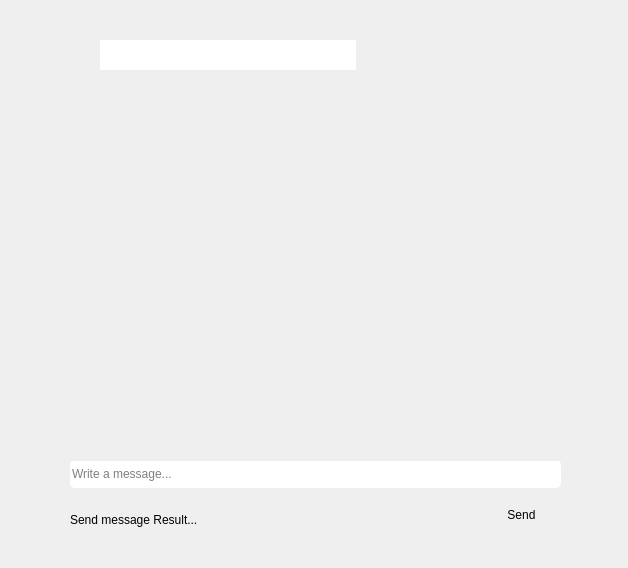
<?xml version="1.0" encoding="UTF-8"?>
<ui version="4.0">
 <class>ChannelChat</class>
 <widget class="QDialog" name="ChannelChat">
  <property name="geometry">
   <rect>
    <x>0</x>
    <y>0</y>
    <width>628</width>
    <height>568</height>
   </rect>
  </property>
  <property name="windowTitle">
   <string>Dialog</string>
  </property>
  <widget class="QLabel" name="sendResult_lbl">
   <property name="geometry">
    <rect>
     <x>70</x>
     <y>510</y>
     <width>401</width>
     <height>20</height>
    </rect>
   </property>
   <property name="styleSheet">
    <string notr="true">font: italic 9pt &quot;Segoe UI&quot;;</string>
   </property>
   <property name="text">
    <string>Send message Result...</string>
   </property>
  </widget>
  <widget class="QPushButton" name="send_pbn">
   <property name="geometry">
    <rect>
     <x>480</x>
     <y>500</y>
     <width>83</width>
     <height>29</height>
    </rect>
   </property>
   <property name="styleSheet">
    <string notr="true">font: 700 9pt &quot;Segoe Script&quot;;
border-radius: 5px;</string>
   </property>
   <property name="text">
    <string>Send</string>
   </property>
  </widget>
  <widget class="QLineEdit" name="messagebar_led">
   <property name="geometry">
    <rect>
     <x>70</x>
     <y>460</y>
     <width>491</width>
     <height>28</height>
    </rect>
   </property>
   <property name="styleSheet">
    <string notr="true">font: 700 9pt &quot;Segoe Script&quot;;
border-radius: 5px;</string>
   </property>
   <property name="placeholderText">
    <string>Write a message...</string>
   </property>
  </widget>
  <widget class="QTextBrowser" name="channelname_led">
   <property name="geometry">
    <rect>
     <x>100</x>
     <y>40</y>
     <width>256</width>
     <height>31</height>
    </rect>
   </property>
   <property name="styleSheet">
    <string notr="true">border-radius: 5px;
font: 700 9pt &quot;Segoe Script&quot;;</string>
   </property>
   <property name="html">
    <string>&lt;!DOCTYPE HTML PUBLIC &quot;-//W3C//DTD HTML 4.0//EN&quot; &quot;http://www.w3.org/TR/REC-html40/strict.dtd&quot;&gt;
&lt;html&gt;&lt;head&gt;&lt;meta name=&quot;qrichtext&quot; content=&quot;1&quot; /&gt;&lt;meta charset=&quot;utf-8&quot; /&gt;&lt;style type=&quot;text/css&quot;&gt;
p, li { white-space: pre-wrap; }
hr { height: 1px; border-width: 0; }
li.unchecked::marker { content: &quot;\2610&quot;; }
li.checked::marker { content: &quot;\2612&quot;; }
&lt;/style&gt;&lt;/head&gt;&lt;body style=&quot; font-family:'Segoe Script'; font-size:9pt; font-weight:700; font-style:normal;&quot;&gt;
&lt;p align=&quot;right&quot; style=&quot;-qt-paragraph-type:empty; margin-top:0px; margin-bottom:0px; margin-left:0px; margin-right:0px; -qt-block-indent:0; text-indent:0px; font-family:'Segoe UI'; font-weight:400;&quot;&gt;&lt;br /&gt;&lt;/p&gt;&lt;/body&gt;&lt;/html&gt;</string>
   </property>
  </widget>
  <widget class="QPushButton" name="pushButton">
   <property name="geometry">
    <rect>
     <x>70</x>
     <y>40</y>
     <width>31</width>
     <height>29</height>
    </rect>
   </property>
   <property name="styleSheet">
    <string notr="true">border-radius: 5px;</string>
   </property>
   <property name="text">
    <string/>
   </property>
  </widget>
  <widget class="QScrollArea" name="channel_scroll_area">
   <property name="geometry">
    <rect>
     <x>70</x>
     <y>70</y>
     <width>491</width>
     <height>391</height>
    </rect>
   </property>
   <property name="styleSheet">
    <string notr="true">border-radius: 5px;</string>
   </property>
   <property name="widgetResizable">
    <bool>true</bool>
   </property>
   <widget class="QWidget" name="scrollAreaWidgetContents">
    <property name="geometry">
     <rect>
      <x>0</x>
      <y>0</y>
      <width>491</width>
      <height>391</height>
     </rect>
    </property>
    <widget class="QWidget" name="gridLayoutWidget">
     <property name="geometry">
      <rect>
       <x>0</x>
       <y>0</y>
       <width>491</width>
       <height>421</height>
      </rect>
     </property>
     <layout class="QGridLayout" name="gridLayout"/>
    </widget>
   </widget>
  </widget>
 </widget>
 <resources/>
 <connections/>
</ui>
